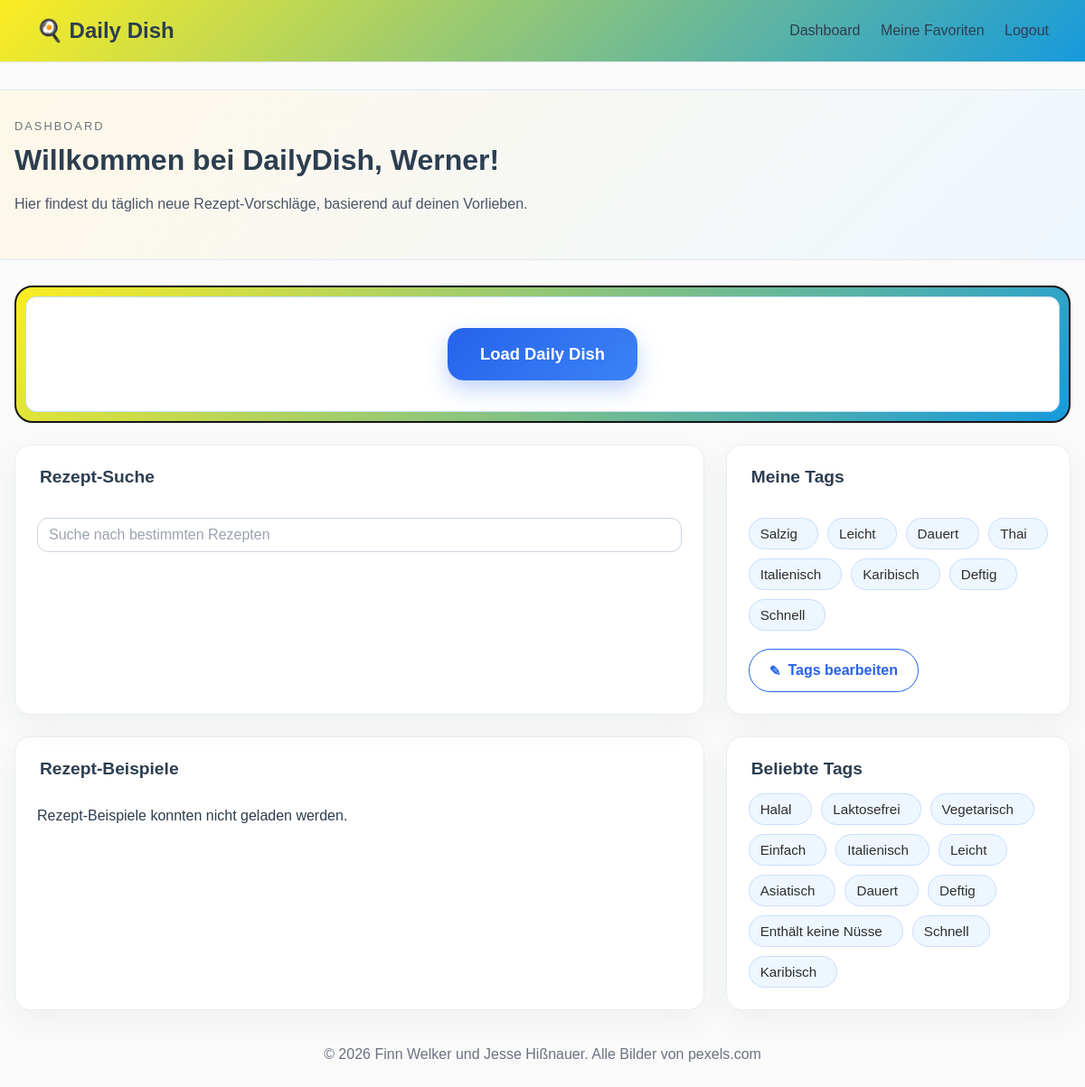
The app's page /dashboard (signed in) with its own data.
### models/user.py (models this page shows)
class User(Base):
    __tablename__ = "users"
    id = Column(Integer, primary_key=True, index=True)
    name = Column(String, unique=True, nullable=False)
    password = Column(String, nullable=False)
    tags = relationship("Tag", secondary="user_tags")
    favourite_recipes = relationship("Recipe", secondary="favourites")
    suggestion_history = relationship("SuggestionHistory")

### models/tag.py (models this page shows)
class Tag(Base):
    __tablename__ = "tags"
    id = Column(Integer, primary_key=True, index=True)
    name = Column(String, nullable=False)
    is_required = Column(Boolean, default=False, nullable=False)
    recipes = relationship("Recipe", secondary="recipe_tags", back_populates="tags")

### main.py (the view)
@app.get("/dashboard")
def dashboard(request: Request, db: Session = Depends(get_db)):
    user_id = request.cookies.get("user_id")
    current_user = None
    if user_id:
        try:
            user_id_value = int(user_id)
        except ValueError:
            user_id_value = None
        if user_id_value is not None:
            current_user = db.query(User).options(selectinload(User.tags)).filter(User.id == user_id_value).first()
            if current_user and not current_user.tags:
                return RedirectResponse(url="/choose-tags", status_code=303)
    request.state.user = current_user
    popularity_expr = (
        func.count(distinct(join_tables.user_tags.c.user_id))
        + func.count(distinct(join_tables.recipe_tags.c.recipe_id))
    )
    popular_tag_rows = (
        db.query(
            tag.Tag.name.label("name"),
            popularity_expr.label("usage_count"),
        )
        .outerjoin(join_tables.user_tags, tag.Tag.id == join_tables.user_tags.c.tag_id)
        .outerjoin(join_tables.recipe_tags, tag.Tag.id == join_tables.recipe_tags.c.tag_id)
        .group_by(tag.Tag.id, tag.Tag.name)
        .order_by(popularity_expr.desc(), tag.Tag.name.asc())
        .limit(12)
        .all()
    )
    popular_tags = [row.name for row in popular_tag_rows if row.name]
    return templates.TemplateResponse(
        request,
        "dashboard.html",
        {"request": request, "popular_tags": popular_tags},
    )

### templates/dashboard.html (shortened to what this page needs)
{% extends "base.html" %}
{% block content %}
<section class="dashboard-hero">
    <div>
        <div class="eyebrow">Dashboard</div>
        {% if user %}
            <h2>Willkommen bei DailyDish, {{ user.name }}!</h2>
        {% else %}
            <h2>Willkommen bei DailyDish</h2>
        {% endif %}
        <p>Hier findest du täglich neue Rezept-Vorschläge, basierend auf deinen Vorlieben.</p>
    </div>
</section>
{% if is_logged_in and user %}
<section class="daily-dish-section">
    <div class="daily-dish-card">
        <div class="daily-dish-inner-card">
            <div class="daily-dish-cta">
                <button id="load-daily-dish-button" class="daily-dish-button" type="button" data-user-id="{{ user.id }}">Load Daily Dish</button>
            </div>
        </div>
    </div>
</section>
{% endif %}
<section id="dashboard-content-stack" {% if user %}data-user-id="{{ user.id }}"{% endif %}>
    <div class="dashboard-top-grid">
        <div class="card recipe-search-card">
            <h3>Rezept-Suche</h3>
            <div class="recipe-search-field-wrap">
                <input id="recipe-search-input" class="recipe-search-input" type="text" placeholder="Suche nach bestimmten Rezepten" autocomplete="off">
            </div>
        </div>
        {% if is_logged_in and user %}
        <div class="card my-tags-card">
            <h3>Meine Tags</h3>
            {% if user.tags %}
            <div id="my-tags-list" class="tag-pill-list">
                {% for tag in user.tags %}
                <span class="tag-pill">{{ tag.name }}</span>
                {% endfor %}
            </div>
            {% else %}
            <div id="my-tags-list" class="tag-pill-list"></div>
            <p id="my-tags-empty">Du hast noch keine Tags ausgewählt.</p>
            {% endif %}
            <a class="button dashboard-edit-tags-button" href="/choose-tags">
                <span class="pen-icon" aria-hidden="true">✎</span>
                Tags bearbeiten
            </a>
        </div>
        {% else %}
        <div class="card my-tags-card">
            <h3>Meine Tags</h3>
            <p>Logge dich ein, um deine persönlichen Tags zu sehen und zu bearbeiten.</p>
            <a class="button dashboard-edit-tags-button" href="/login">Login</a>
        </div>
        {% endif %}
    </div>
<section id="recipe-examples-section" class="overview-grid">
    <div class="card">
        <h3>Rezept-Beispiele</h3>
        <div id="recipe-example-list" class="recipe-example-list">
        </div>
    </div>
    <div class="card">
        <h3>Beliebte Tags</h3>
        {% if popular_tags %}
        <div class="tag-pill-list">
            {% for tag_name in popular_tags %}
            <span class="tag-pill">{{ tag_name }}</span>
            {% endfor %}
        </div>
        {% else %}
        <p>Noch keine Tags vorhanden.</p>
        {% endif %}
    </div>
</section>
</section>
<footer>
    <p>© 2026 Finn Welker und Jesse Hißnauer. Alle Bilder von pexels.com</p>
</footer>
{% endblock %}

### static/css/style.css (style rules this page uses)
body { margin: 0; font-family: Arial, sans-serif; background: #fafafa; color: #2c3e50; }
button { font: inherit; }
.dashboard-hero { display: grid; grid-template-columns: 1fr auto; gap: 24px; background: linear-gradient(135deg, #fff8e8, #eef7ff); border: 1px solid #dfe9f3; border-radius: 18px; padding: 32px; margin-bottom: 28px; }
.dashboard-hero, .daily-dish-section, #dashboard-content-stack { width: min(1480px, calc(100vw - 32px)); margin-left: 50%; transform: translateX(-50%); }
.eyebrow { text-transform: uppercase; letter-spacing: 0.16em; color: #6c757d; font-size: 0.8rem; margin-bottom: 12px; }
.dashboard-hero h2 { margin: 0 0 14px; font-size: 2rem; }
.dashboard-hero p { max-width: 650px; line-height: 1.7; color: #4a5568; }
.button { display: inline-block; padding: 14px 22px; background: #2563eb; color: white; border: none; border-radius: 999px; text-decoration: none; font-weight: 600; cursor: pointer; transition: background-color 0.18s ease, transform 0.18s ease, box-shadow 0.18s ease; }
.daily-dish-section { margin-bottom: 24px; }
.daily-dish-card { background: linear-gradient(135deg, #fbed22 0%, #169adc 100%); border: 2px solid #151515; border-radius: 20px; padding: 10px; display: flex; flex-direction: column; gap: 0; }
.daily-dish-inner-card { background: #ffffff; border: 1px solid #bfdbfe; border-radius: 12px; padding: 34px; }
.daily-dish-cta { display: flex; justify-content: center; }
.daily-dish-button { border: none; border-radius: 18px; padding: 18px 36px; font-size: 1.15rem; font-weight: 700; color: #ffffff; background: linear-gradient(135deg, #2563eb, #3b82f6); box-shadow: 0 10px 24px rgba(37, 99, 235, 0.28); cursor: pointer; transition: transform 0.18s ease, box-shadow 0.18s ease, filter 0.18s ease; }
.my-tags-card { display: flex; flex-direction: column; align-items: flex-start; gap: 18px; }
.my-tags-card .tag-pill-list { margin-top: 0; }
.my-tags-card .button { margin-top: 2px; }
.dashboard-edit-tags-button { display: inline-flex; align-items: center; justify-content: center; gap: 8px; background: #ffffff; color: #2563eb; border: 1px solid #2563eb; box-shadow: none; }
.pen-icon { font-size: 0.95rem; line-height: 1; }
.overview-grid { display: grid; grid-template-columns: repeat(auto-fit, minmax(280px, 1fr)); gap: 24px; }
.dashboard-top-grid, #recipe-examples-section { display: grid; grid-template-columns: minmax(0, 2fr) minmax(300px, 1fr); gap: 24px; }
#recipe-examples-section { margin-top: 24px; }
.recipe-search-card { position: relative; }
.recipe-search-field-wrap { position: relative; margin-top: 34px; }
.recipe-search-card h3, .my-tags-card h3, #recipe-examples-section > .card:first-child h3, #recipe-examples-section > .card:last-child h3 { font-size: 1.2rem; }
.recipe-search-card h3, #recipe-examples-section > .card:first-child h3 { margin-left: 3px; }
.my-tags-card h3, #recipe-examples-section > .card:last-child h3 { margin-left: 3px; }
.recipe-search-input { width: 100%; max-width: 100%; border: 1px solid #cbd5e1; border-radius: 12px; padding: 9px 12px; font-size: 1rem; color: #1f2937; background: #ffffff; box-sizing: border-box; }
.recipe-search-input::placeholder { color: #9ca3af; }
.card { background: white; border: 1px solid #e8eef4; border-radius: 18px; padding: 24px; box-shadow: 0 12px 35px rgba(44, 62, 80, 0.05); }
.card h3 { margin-top: 0; font-size: 1.2rem; margin-bottom: 16px; }
.tag-pill-list { display: flex; flex-wrap: wrap; gap: 10px; margin-top: 8px; }
.tag-pill { display: inline-flex; align-items: center; padding: 8px 12px; background: #eef7ff; color: #2e2e2e; border: 1px solid #c9ddff; border-radius: 999px; font-size: 0.95rem; font-weight: 400; cursor: pointer; position: relative; padding-right: 22px; transition: background-color 0.18s ease, color 0.18s ease, border-color 0.18s ease; }
.tag-pill::after { content: "╋"; position: absolute; right: 8px; top: 50%; transform: translateY(-50%); font-size: 0.6em; font-weight: 700; opacity: 0; transition: opacity 0.12s ease; }
.recipe-example-list { display: grid; gap: 14px; }
footer { text-align: center; color: #6b7280; margin-top: 40px; }

### records on screen
User: name "Werner"
Tag: name "Salzig"
Tag: name "Leicht"
Tag: name "Dauert"
Tag: name "Thai"
Tag: name "Italienisch"
Tag: name "Karibisch"
Tag: name "Deftig"
Tag: name "Schnell"
Tag: name "Halal"
Tag: name "Laktosefrei"
Tag: name "Vegetarisch"
Tag: name "Einfach"
Tag: name "Asiatisch"
Tag: name "Enthält keine Nüsse"
